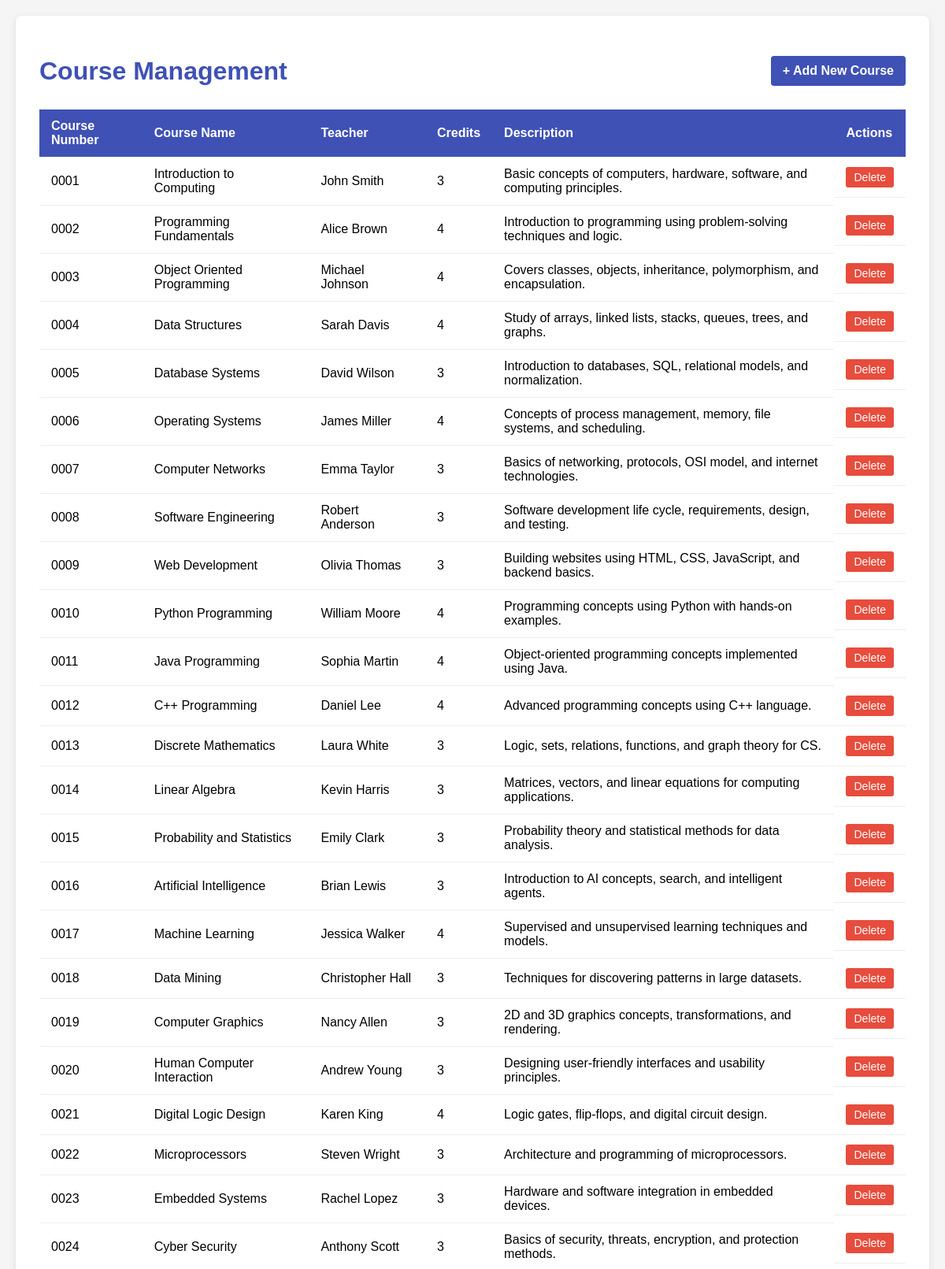
Page /courses/ (upper part) on the committed database.
### tables/models.py (models this page shows)
class Course(models.Model):
    c_number = models.CharField(max_length=20, unique=True)
    c_name = models.CharField(max_length=200)
    c_des = models.TextField()
    c_teacher = models.CharField(max_length=100)
    c_credit = models.PositiveIntegerField()
    created_at = models.DateTimeField(auto_now_add=True)
    updated_at = models.DateTimeField(auto_now=True)

### tables/views.py (the view)
# urls.py: path('courses/', views.course_list, name='course_list'),
def course_list(request):
    courses = Course.objects.all()
    return render(request, 'admin_course.html', {'courses': courses})

### templates/admin_course.html (shortened to what this page needs)
<!DOCTYPE html>
<html>
<head>
</head>
<body>
    <div class="container">
        <h1>
            Course Management
            <a href="#" id="showFormBtn" class="add-new">
                + Add New Course
            </a>
        </h1>
        {% if courses %}
        <table>
            <thead>
                <tr>
                    <th>Course Number</th>
                    <th>Course Name</th>
                    <th>Teacher</th>
                    <th>Credits</th>
                    <th>Description</th>
                    <th>Actions</th>
                </tr>
            </thead>
            <tbody>
                {% for course in courses %}
                <tr>
                    <td>{{ course.c_number }}</td>
                    <td>{{ course.c_name }}</td>
                    <td>{{ course.c_teacher }}</td>
                    <td>{{ course.c_credit }}</td>
                    <td>{{ course.c_des }}</td>
                    <td class="action-links">
                        <form action="#" method="post" style="display: inline;">
                            <button type="submit" class="delete-link" onclick="return confirm('Are you sure you want to delete this course?');">
                                Delete
                            </button>
                        </form>
                    </td>
                </tr>
                {% endfor %}
            </tbody>
        </table>
        {% else %}
        <div class="no-records">
            No courses found. Add your first course using the button above.
        </div>
        {% endif %}
    </div>
</body>
</html>

### templates/admin_course.html (style rules this page uses)
body { font-family: Arial, sans-serif; background-color: #f5f5f5; margin: 0; padding: 20px; }
.container { max-width: 1200px; margin: 0 auto; background: white; padding: 30px; border-radius: 8px; box-shadow: 0 2px 10px rgba(0,0,0,0.1); }
h1 { color: #3f51b5; margin-bottom: 30px; display: flex; justify-content: space-between; align-items: center; }
.add-new { background-color: #3f51b5; color: white; text-decoration: none; padding: 10px 15px; border-radius: 4px; font-size: 16px; transition: background-color 0.3s; }
table { width: 100%; border-collapse: collapse; margin-top: 20px; }
th, td { padding: 12px 15px; text-align: left; border-bottom: 1px solid #eee; }
th { background-color: #3f51b5; color: white; }
.action-links { display: flex; gap: 5px; }
.action-links a, .action-links button { display: inline-block; padding: 5px 10px; border-radius: 3px; text-decoration: none; font-size: 14px; transition: all 0.3s; cursor: pointer; }
.delete-link { background-color: #e74c3c; color: white; border: none; }

### rows in the picture
Course: c_number "0001", c_name "Introduction to Computing", c_teacher "John Smith", c_credit "3", c_des "Basic concepts of computers, hardware, software, and computing principles."
Course: c_number "0002", c_name "Programming Fundamentals", c_teacher "Alice Brown", c_credit "4", c_des "Introduction to programming using problem-solving techniques and logic."
Course: c_number "0003", c_name "Object Oriented Programming", c_teacher "Michael Johnson", c_credit "4", c_des "Covers classes, objects, inheritance, polymorphism, and encapsulation."
Course: c_number "0004", c_name "Data Structures", c_teacher "Sarah Davis", c_credit "4", c_des "Study of arrays, linked lists, stacks, queues, trees, and graphs."
Course: c_number "0005", c_name "Database Systems", c_teacher "David Wilson", c_credit "3", c_des "Introduction to databases, SQL, relational models, and normalization."
Course: c_number "0006", c_name "Operating Systems", c_teacher "James Miller", c_credit "4", c_des "Concepts of process management, memory, file systems, and scheduling."
Course: c_number "0007", c_name "Computer Networks", c_teacher "Emma Taylor", c_credit "3", c_des "Basics of networking, protocols, OSI model, and internet technologies."
Course: c_number "0008", c_name "Software Engineering", c_teacher "Robert Anderson", c_credit "3", c_des "Software development life cycle, requirements, design, and testing."
Course: c_number "0009", c_name "Web Development", c_teacher "Olivia Thomas", c_credit "3", c_des "Building websites using HTML, CSS, JavaScript, and backend basics."
Course: c_number "0010", c_name "Python Programming", c_teacher "William Moore", c_credit "4", c_des "Programming concepts using Python with hands-on examples."
Course: c_number "0011", c_name "Java Programming", c_teacher "Sophia Martin", c_credit "4", c_des "Object-oriented programming concepts implemented using Java."
Course: c_number "0012", c_name "C++ Programming", c_teacher "Daniel Lee", c_credit "4", c_des "Advanced programming concepts using C++ language."
Course: c_number "0013", c_name "Discrete Mathematics", c_teacher "Laura White", c_credit "3", c_des "Logic, sets, relations, functions, and graph theory for CS."
Course: c_number "0014", c_name "Linear Algebra", c_teacher "Kevin Harris", c_credit "3", c_des "Matrices, vectors, and linear equations for computing applications."
Course: c_number "0015", c_name "Probability and Statistics", c_teacher "Emily Clark", c_credit "3", c_des "Probability theory and statistical methods for data analysis."
Course: c_number "0016", c_name "Artificial Intelligence", c_teacher "Brian Lewis", c_credit "3", c_des "Introduction to AI concepts, search, and intelligent agents."
Course: c_number "0017", c_name "Machine Learning", c_teacher "Jessica Walker", c_credit "4", c_des "Supervised and unsupervised learning techniques and models."
Course: c_number "0018", c_name "Data Mining", c_teacher "Christopher Hall", c_credit "3", c_des "Techniques for discovering patterns in large datasets."
Course: c_number "0019", c_name "Computer Graphics", c_teacher "Nancy Allen", c_credit "3", c_des "2D and 3D graphics concepts, transformations, and rendering."
Course: c_number "0020", c_name "Human Computer Interaction", c_teacher "Andrew Young", c_credit "3", c_des "Designing user-friendly interfaces and usability principles."
Course: c_number "0021", c_name "Digital Logic Design", c_teacher "Karen King", c_credit "4", c_des "Logic gates, flip-flops, and digital circuit design."
Course: c_number "0022", c_name "Microprocessors", c_teacher "Steven Wright", c_credit "3", c_des "Architecture and programming of microprocessors."
Course: c_number "0023", c_name "Embedded Systems", c_teacher "Rachel Lopez", c_credit "3", c_des "Hardware and software integration in embedded devices."
Course: c_number "0024", c_name "Cyber Security", c_teacher "Anthony Scott", c_credit "3", c_des "Basics of security, threats, encryption, and protection methods."
